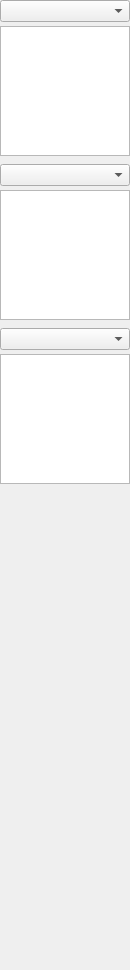
<?xml version="1.0" encoding="UTF-8"?>
<ui version="4.0">
 <class>PalView</class>
 <widget class="QWidget" name="PalView">
  <property name="geometry">
   <rect>
    <x>0</x>
    <y>0</y>
    <width>130</width>
    <height>970</height>
   </rect>
  </property>
  <property name="sizePolicy">
   <sizepolicy hsizetype="Fixed" vsizetype="Expanding">
    <horstretch>0</horstretch>
    <verstretch>0</verstretch>
   </sizepolicy>
  </property>
  <property name="minimumSize">
   <size>
    <width>0</width>
    <height>0</height>
   </size>
  </property>
  <property name="maximumSize">
   <size>
    <width>16777215</width>
    <height>16777215</height>
   </size>
  </property>
  <property name="windowTitle">
   <string>Form</string>
  </property>
  <layout class="QVBoxLayout" name="verticalLayout">
   <property name="spacing">
    <number>8</number>
   </property>
   <property name="leftMargin">
    <number>0</number>
   </property>
   <property name="topMargin">
    <number>0</number>
   </property>
   <property name="rightMargin">
    <number>0</number>
   </property>
   <property name="bottomMargin">
    <number>0</number>
   </property>
   <item>
    <widget class="QWidget" name="palWidget" native="true">
     <property name="sizePolicy">
      <sizepolicy hsizetype="Preferred" vsizetype="Fixed">
       <horstretch>0</horstretch>
       <verstretch>0</verstretch>
      </sizepolicy>
     </property>
     <property name="minimumSize">
      <size>
       <width>0</width>
       <height>0</height>
      </size>
     </property>
     <property name="maximumSize">
      <size>
       <width>16777215</width>
       <height>16777215</height>
      </size>
     </property>
     <layout class="QVBoxLayout" name="verticalLayout_2">
      <property name="spacing">
       <number>4</number>
      </property>
      <property name="leftMargin">
       <number>0</number>
      </property>
      <property name="topMargin">
       <number>0</number>
      </property>
      <property name="rightMargin">
       <number>0</number>
      </property>
      <property name="bottomMargin">
       <number>0</number>
      </property>
      <item>
       <widget class="QComboBox" name="palComboBox">
        <property name="sizePolicy">
         <sizepolicy hsizetype="Preferred" vsizetype="Preferred">
          <horstretch>0</horstretch>
          <verstretch>0</verstretch>
         </sizepolicy>
        </property>
        <property name="minimumSize">
         <size>
          <width>130</width>
          <height>0</height>
         </size>
        </property>
        <property name="maximumSize">
         <size>
          <width>130</width>
          <height>16777215</height>
         </size>
        </property>
       </widget>
      </item>
      <item>
       <widget class="QGraphicsView" name="palGraphicsView">
        <property name="sizePolicy">
         <sizepolicy hsizetype="Fixed" vsizetype="Fixed">
          <horstretch>0</horstretch>
          <verstretch>0</verstretch>
         </sizepolicy>
        </property>
        <property name="minimumSize">
         <size>
          <width>130</width>
          <height>130</height>
         </size>
        </property>
        <property name="maximumSize">
         <size>
          <width>130</width>
          <height>130</height>
         </size>
        </property>
       </widget>
      </item>
     </layout>
    </widget>
   </item>
   <item>
    <widget class="QWidget" name="trn1Widget" native="true">
     <property name="sizePolicy">
      <sizepolicy hsizetype="Preferred" vsizetype="Fixed">
       <horstretch>0</horstretch>
       <verstretch>0</verstretch>
      </sizepolicy>
     </property>
     <property name="minimumSize">
      <size>
       <width>0</width>
       <height>0</height>
      </size>
     </property>
     <property name="maximumSize">
      <size>
       <width>16777215</width>
       <height>16777215</height>
      </size>
     </property>
     <layout class="QVBoxLayout" name="verticalLayout_4">
      <property name="spacing">
       <number>4</number>
      </property>
      <property name="leftMargin">
       <number>0</number>
      </property>
      <property name="topMargin">
       <number>0</number>
      </property>
      <property name="rightMargin">
       <number>0</number>
      </property>
      <property name="bottomMargin">
       <number>0</number>
      </property>
      <item>
       <widget class="QComboBox" name="trn1ComboBox">
        <property name="minimumSize">
         <size>
          <width>130</width>
          <height>0</height>
         </size>
        </property>
        <property name="maximumSize">
         <size>
          <width>130</width>
          <height>16777215</height>
         </size>
        </property>
       </widget>
      </item>
      <item>
       <widget class="QGraphicsView" name="trn1GraphicsView">
        <property name="sizePolicy">
         <sizepolicy hsizetype="Fixed" vsizetype="Fixed">
          <horstretch>0</horstretch>
          <verstretch>0</verstretch>
         </sizepolicy>
        </property>
        <property name="minimumSize">
         <size>
          <width>130</width>
          <height>130</height>
         </size>
        </property>
        <property name="maximumSize">
         <size>
          <width>130</width>
          <height>130</height>
         </size>
        </property>
       </widget>
      </item>
     </layout>
    </widget>
   </item>
   <item>
    <widget class="QWidget" name="trn2Widget" native="true">
     <property name="sizePolicy">
      <sizepolicy hsizetype="Preferred" vsizetype="Fixed">
       <horstretch>0</horstretch>
       <verstretch>0</verstretch>
      </sizepolicy>
     </property>
     <property name="minimumSize">
      <size>
       <width>0</width>
       <height>0</height>
      </size>
     </property>
     <property name="maximumSize">
      <size>
       <width>16777215</width>
       <height>16777215</height>
      </size>
     </property>
     <layout class="QVBoxLayout" name="verticalLayout_5">
      <property name="spacing">
       <number>4</number>
      </property>
      <property name="leftMargin">
       <number>0</number>
      </property>
      <property name="topMargin">
       <number>0</number>
      </property>
      <property name="rightMargin">
       <number>0</number>
      </property>
      <property name="bottomMargin">
       <number>0</number>
      </property>
      <item>
       <widget class="QComboBox" name="trn2ComboBox">
        <property name="minimumSize">
         <size>
          <width>130</width>
          <height>0</height>
         </size>
        </property>
        <property name="maximumSize">
         <size>
          <width>130</width>
          <height>16777215</height>
         </size>
        </property>
       </widget>
      </item>
      <item>
       <widget class="QGraphicsView" name="trn2GraphicsView">
        <property name="minimumSize">
         <size>
          <width>130</width>
          <height>130</height>
         </size>
        </property>
        <property name="maximumSize">
         <size>
          <width>130</width>
          <height>130</height>
         </size>
        </property>
       </widget>
      </item>
     </layout>
    </widget>
   </item>
   <item>
    <spacer name="palVerticalSpacer">
     <property name="orientation">
      <enum>Qt::Vertical</enum>
     </property>
     <property name="sizeType">
      <enum>QSizePolicy::Expanding</enum>
     </property>
     <property name="sizeHint" stdset="0">
      <size>
       <width>20</width>
       <height>40</height>
      </size>
     </property>
    </spacer>
   </item>
  </layout>
 </widget>
 <resources/>
 <connections/>
</ui>
